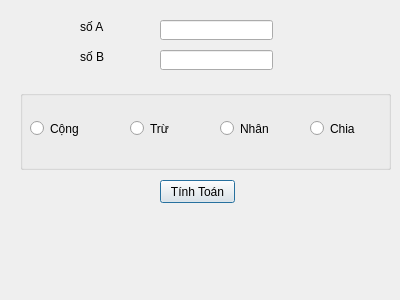
<?xml version="1.0" encoding="UTF-8"?>
<ui version="4.0">
 <class>Dialog</class>
 <widget class="QDialog" name="Dialog">
  <property name="geometry">
   <rect>
    <x>0</x>
    <y>0</y>
    <width>400</width>
    <height>300</height>
   </rect>
  </property>
  <property name="windowTitle">
   <string>Dialog</string>
  </property>
  <widget class="QPushButton" name="btnKetQua">
   <property name="geometry">
    <rect>
     <x>160</x>
     <y>180</y>
     <width>75</width>
     <height>23</height>
    </rect>
   </property>
   <property name="text">
    <string>Tính Toán</string>
   </property>
  </widget>
  <widget class="QLabel" name="label">
   <property name="geometry">
    <rect>
     <x>80</x>
     <y>20</y>
     <width>47</width>
     <height>13</height>
    </rect>
   </property>
   <property name="text">
    <string>số A</string>
   </property>
  </widget>
  <widget class="QLabel" name="label_2">
   <property name="geometry">
    <rect>
     <x>80</x>
     <y>50</y>
     <width>47</width>
     <height>13</height>
    </rect>
   </property>
   <property name="text">
    <string>số B</string>
   </property>
  </widget>
  <widget class="QLineEdit" name="edtA">
   <property name="geometry">
    <rect>
     <x>160</x>
     <y>20</y>
     <width>113</width>
     <height>20</height>
    </rect>
   </property>
  </widget>
  <widget class="QLineEdit" name="edtB">
   <property name="geometry">
    <rect>
     <x>160</x>
     <y>50</y>
     <width>113</width>
     <height>20</height>
    </rect>
   </property>
  </widget>
  <widget class="QGroupBox" name="groupBox">
   <property name="geometry">
    <rect>
     <x>20</x>
     <y>90</y>
     <width>371</width>
     <height>80</height>
    </rect>
   </property>
   <property name="title">
    <string/>
   </property>
   <widget class="QRadioButton" name="rBCong">
    <property name="geometry">
     <rect>
      <x>10</x>
      <y>30</y>
      <width>82</width>
      <height>17</height>
     </rect>
    </property>
    <property name="text">
     <string>Cộng</string>
    </property>
   </widget>
   <widget class="QRadioButton" name="rBTru">
    <property name="geometry">
     <rect>
      <x>110</x>
      <y>30</y>
      <width>82</width>
      <height>17</height>
     </rect>
    </property>
    <property name="text">
     <string>Trừ</string>
    </property>
   </widget>
   <widget class="QRadioButton" name="rBNhan">
    <property name="geometry">
     <rect>
      <x>200</x>
      <y>30</y>
      <width>82</width>
      <height>17</height>
     </rect>
    </property>
    <property name="text">
     <string>Nhân</string>
    </property>
   </widget>
   <widget class="QRadioButton" name="rBChia">
    <property name="geometry">
     <rect>
      <x>290</x>
      <y>30</y>
      <width>82</width>
      <height>17</height>
     </rect>
    </property>
    <property name="text">
     <string>Chia</string>
    </property>
   </widget>
  </widget>
  <widget class="QLabel" name="tvKetQua">
   <property name="geometry">
    <rect>
     <x>50</x>
     <y>230</y>
     <width>301</width>
     <height>41</height>
    </rect>
   </property>
   <property name="font">
    <font>
     <family>MV Boli</family>
     <pointsize>18</pointsize>
    </font>
   </property>
   <property name="text">
    <string/>
   </property>
  </widget>
 </widget>
 <resources/>
 <connections/>
</ui>
